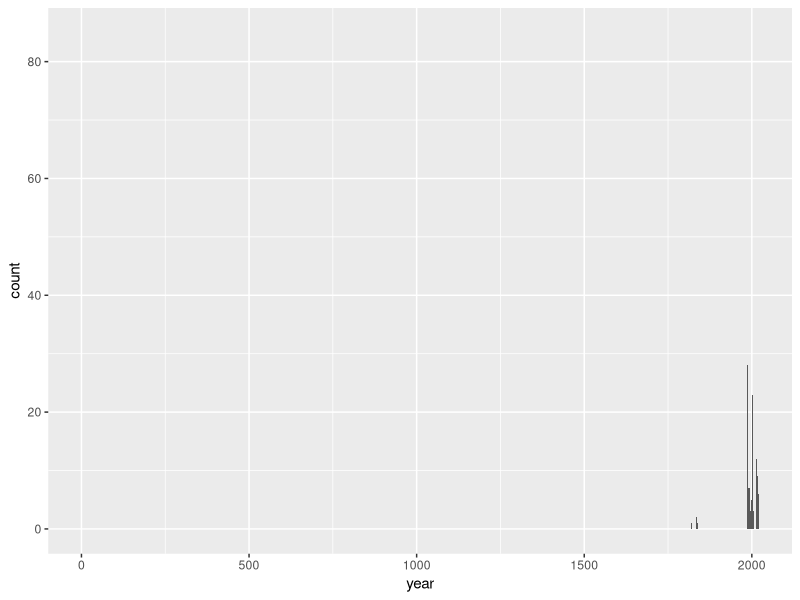

Recreate this plot in R.
## ---- chunk 1
library(tidyverse) 
library(skimr)
## ---- chunk 2
# Remove eval = FALSE or set it to TRUE once data is ready to be loaded
uoe_art <- read_csv("data/uoe-art.csv")
## ---- chunk 3
uoe_art <- uoe_art %>%
  separate(title, into = c("title", "date"), sep = "\\(") %>%
  mutate(year = str_remove(date, "\\)") %>% as.numeric()) %>%
  select(title, artist, year, date)
## ---- chunk 4
uoe_art_cleandate <- uoe_art %>%
  mutate(date = as.numeric(str_remove_all(date, "[^0-9]")))
## ---- chunk 5
library(skimr)
skim(uoe_art_cleandate)
## ---- chunk 6
ggplot(data = uoe_art_cleandate, aes(x = year)) +
  geom_histogram(binwidth = 0.2)
## ---- chunk 7
frequency_table <- uoe_art_cleandate %>%
  count(year) %>%
  arrange(desc(year))
print(frequency_table, n=6000)
## ---- chunk 8
uoe_art_cleanyear <- uoe_art_cleandate %>%
  mutate (newyear = case_when(
    year == 2 ~ 1964,
    TRUE ~ year 
  )) 
## ---- chunk 9
frequency_table_artist <- uoe_art_cleanyear %>%
  count(artist) %>%
  arrange(desc(n))
print(frequency_table_artist)
## ---- chunk 10
uoe_art_cleanyear_child <- uoe_art_cleanyear %>%
   mutate (child = case_when(
    str_detect(title, regex("Child", ignore_case = TRUE)) ~ 1,
    TRUE ~ 0 
  )) 
## ---- chunk 11
frequency_table_child <- uoe_art_cleanyear_child %>%
  count(child) %>%
  arrange(desc(child))
print(frequency_table_child)
